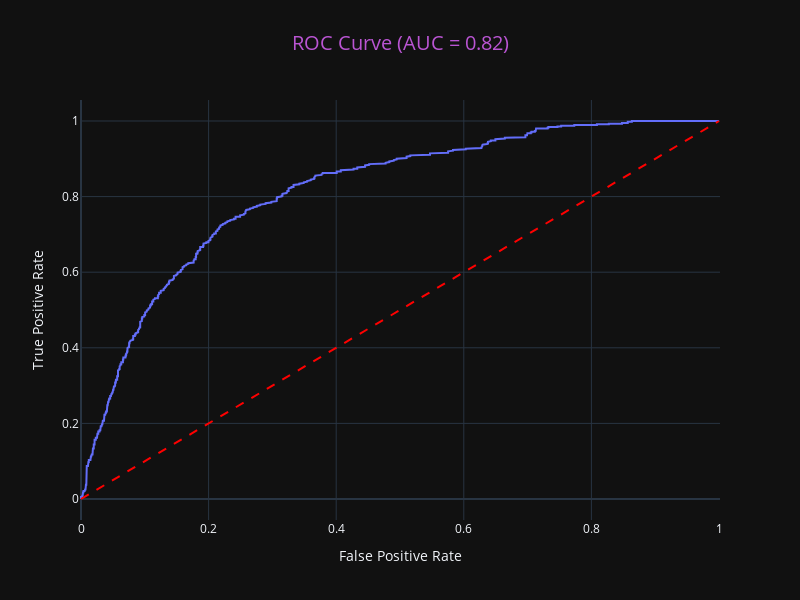

The notebook cell this image was saved under:
### Markdown cell above
## Using the best model to perform confusion matrix, AUC, and Evaluate Metrics

### Code cell
# Define the MLP model using PyTorch
class MLPClassifier(nn.Module):
    def __init__(self, input_dim, hidden_dim=128, output_dim=2):
        super(MLPClassifier, self).__init__()
        self.fc1 = nn.Linear(input_dim, hidden_dim)
        self.relu = nn.ReLU()
        self.fc2 = nn.Linear(hidden_dim, hidden_dim)
        self.fc3 = nn.Linear(hidden_dim, output_dim)
        self.softmax = nn.Softmax(dim=1)

    def forward(self, x):
        x = self.relu(self.fc1(x))
        x = self.relu(self.fc2(x))
        x = self.softmax(self.fc3(x))
        return x

# Train the MLP model
def train_mlp(model, train_loader, epochs=20, learning_rate=0.001):
    criterion = nn.CrossEntropyLoss()
    optimizer = optim.Adam(model.parameters(), lr=learning_rate)
    for epoch in range(epochs):
        model.train()
        total_loss = 0
        for data, target in train_loader:
            optimizer.zero_grad()
            output = model(data)
            loss = criterion(output, target)
            loss.backward()
            optimizer.step()
            total_loss += loss.item()
        print(f"Epoch {epoch + 1}/{epochs}, Loss: {total_loss / len(train_loader):.4f}")

# Evaluate the model on training and test sets
def evaluate_mlp(model, X_train_scaled, X_test_scaled, y_train, y_test):
    model.eval()
    with torch.no_grad():
        # Predictions on training data
        train_output = model(torch.FloatTensor(X_train_scaled))
        train_probs = train_output.numpy()
        train_preds = np.argmax(train_probs, axis=1)

        # Predictions on test data
        test_output = model(torch.FloatTensor(X_test_scaled))
        test_probs = test_output.numpy()
        test_preds = np.argmax(test_probs, axis=1)

        # Calculate metrics for training data
        train_accuracy = accuracy_score(y_train, train_preds)
        train_precision = precision_score(y_train, train_preds)
        train_recall = recall_score(y_train, train_preds)
        train_f1 = f1_score(y_train, train_preds)

        # Calculate metrics for test data
        test_accuracy = accuracy_score(y_test, test_preds)
        test_precision = precision_score(y_test, test_preds)
        test_recall = recall_score(y_test, test_preds)
        test_f1 = f1_score(y_test, test_preds)

        # Display metrics
        print(f"Training Accuracy: {train_accuracy:.2f}")
        print(f"Training Precision: {train_precision:.2f}")
        print(f"Training Recall: {train_recall:.2f}")
        print(f"Training F1-Score: {train_f1:.2f}")
        print("---")
        print(f"Test Accuracy: {test_accuracy:.2f}")
        print(f"Test Precision: {test_precision:.2f}")
        print(f"Test Recall: {test_recall:.2f}")
        print(f"Test F1-Score: {test_f1:.2f}")

        metric_df = pd.DataFrame({
            'Training Accuracy':round(train_accuracy, 2),
            'Training Precision':round(train_precision, 2),
            'Training Recall':round(train_recall, 2),
            'Training F1-Score':round(train_f1, 2),
            'Test Accuracy':round(test_accuracy, 2),
            'Test Precision':round(test_precision, 2),
            'Test Recall':round(test_recall, 2),
            'Test F1-Score':round(test_f1, 2)
        }, index=[0])

        # AUC and ROC for test set
        test_roc_auc = roc_auc_score(y_test, test_probs[:, 1])
        fpr, tpr, thresholds = roc_curve(y_test, test_probs[:, 1])
        roc_data = {
            'False Positive Rate': fpr,
            'True Positive Rate': tpr
        }
        fig = px.line(
            roc_data, 
            x='False Positive Rate', 
            y='True Positive Rate',
            title=f'ROC Curve (AUC = {test_roc_auc:.2f})',
            labels={'x': 'False Positive Rate', 'y': 'True Positive Rate'},
            width=800,
            height=600
        )
        fig.add_shape(
            type='line', 
            x0=0, y0=0, x1=1, y1=1,
            line=dict(color='red', dash='dash')
        )
        fig.update_layout(
            title_font=dict(size=20, color='mediumorchid'),
            title_x=0.5,
            xaxis=dict(showgrid=True, zeroline=True),
            yaxis=dict(showgrid=True, zeroline=True),
            template='plotly_dark'
        )
        fig.show()

        # Confusion Matrix for test set
        cm = confusion_matrix(y_test, test_preds)
        print('Confusion Matrix:\n', cm)
        plt.figure(figsize=(8, 5))
        sns.heatmap(data=cm, annot=True, fmt='g', cmap="Blues", xticklabels=['NO', 'YES'], yticklabels=['NO', 'YES'])
        plt.xlabel('Predicted values')
        plt.ylabel('Actual values')
        plt.title('Confusion Matrix for MLP Model')
        plt.show()

    return metric_df

# Data preparation
scaler = StandardScaler()
X_train_scaled = scaler.fit_transform(X_train)
X_test_scaled = scaler.transform(X_test)

# Prepare the dataset and dataloader for PyTorch
train_data = TensorDataset(torch.FloatTensor(X_train_scaled), torch.LongTensor(y_train.values))
train_loader = DataLoader(train_data, batch_size=16, shuffle=True)

# Initialize the MLP model with optimal parameters and train
mlp_model = MLPClassifier(input_dim=X_train.shape[1], hidden_dim=128, output_dim=len(set(y_train)))
train_mlp(mlp_model, train_loader, epochs=20, learning_rate=0.001)

# Evaluate the trained MLP model
evaluate_mlp(mlp_model, X_train_scaled, X_test_scaled, y_train, y_test)

### Figure 1 — Plotly figure (JSON) as saved in the notebook; plotly's stock layout.template omitted (floating-point values rounded to 4 significant figures; data arrays with more than 128 entries replaced by an {"elided": "..."} marker saying what was removed)
{"data": [{"hovertemplate": "False Positive Rate=%{x}<br>True Positive Rate=%{y}<extra></extra>", "legendgroup": "", "line": {"color": "#636efa", "dash": "solid"}, "marker": {"symbol": "circle"}, "mode": "lines", "name": "", "orientation": "v", "showlegend": false, "type": "scatter", "x": {"elided": "609 float values"}, "xaxis": "x", "y": {"elided": "609 float values"}, "yaxis": "y"}], "layout": {"height": 600, "legend": {"tracegroupgap": 0}, "shapes": [{"line": {"color": "red", "dash": "dash"}, "type": "line", "x0": 0, "x1": 1, "y0": 0, "y1": 1}], "title": {"font": {"color": "mediumorchid", "size": 20}, "text": "ROC Curve (AUC = 0.82)", "x": 0.5}, "width": 800, "xaxis": {"anchor": "y", "domain": [0, 1], "showgrid": true, "title": {"text": "False Positive Rate"}, "zeroline": true}, "yaxis": {"anchor": "x", "domain": [0, 1], "showgrid": true, "title": {"text": "True Positive Rate"}, "zeroline": true}}}
